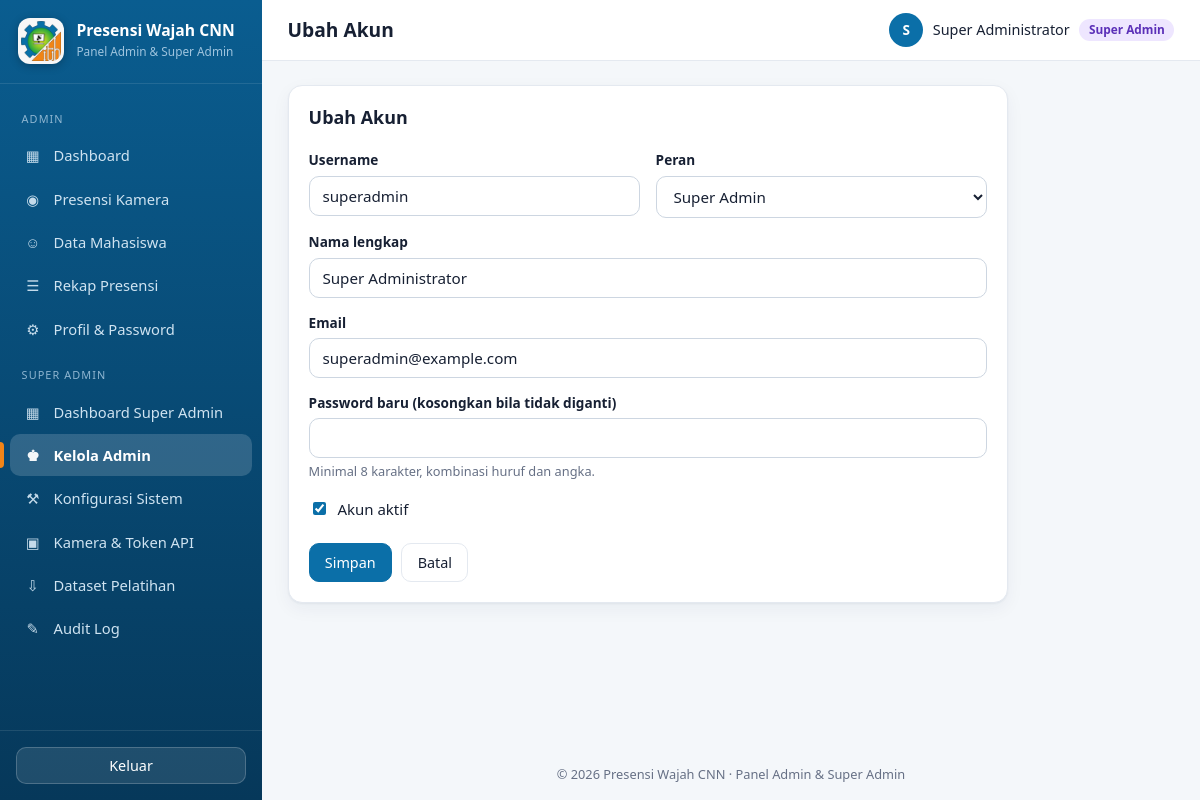
The app's page /superadmin/user_form.php?id=1 (signed in) with its own data.
### tables this page shows
CREATE TABLE IF NOT EXISTS `users` (
  `id` INT UNSIGNED NOT NULL AUTO_INCREMENT,
  `username` VARCHAR(50) NOT NULL,
  `nama_lengkap` VARCHAR(100) NOT NULL,
  `email` VARCHAR(120) DEFAULT NULL,
  `password_hash` VARCHAR(255) NOT NULL,
  `role` ENUM('admin','superadmin') NOT NULL DEFAULT 'admin',
  `status_aktif` TINYINT(1) NOT NULL DEFAULT 1,
  `last_login` DATETIME DEFAULT NULL,
  `created_at` DATETIME NOT NULL DEFAULT CURRENT_TIMESTAMP,
  `updated_at` DATETIME NOT NULL DEFAULT CURRENT_TIMESTAMP ON UPDATE CURRENT_TIMESTAMP,
  PRIMARY KEY (`id`),
  UNIQUE KEY `uk_username` (`username`)
);

### includes/functions.php (called while the page is built, shortened)
<?php
function e($v): string
{
    return htmlspecialchars((string)$v, ENT_QUOTES | ENT_SUBSTITUTE, 'UTF-8');
}
function url(string $path = ''): string
{
    return rtrim(BASE_URL, '/') . '/' . ltrim($path, '/');
}

### includes/auth.php (called while the page is built, shortened)
<?php
function current_user(): ?array
{
    return $_SESSION['user'] ?? null;
}
function role_label(string $role): string
{
    return $role === 'superadmin' ? 'Super Admin' : 'Admin';
}

### includes/db.php (called while the page is built)
<?php
function db(): PDO
{
    static $pdo = null;
    if ($pdo === null) {
        try {
            $pdo = new PDO(
                'mysql:host=' . DB_HOST . ';dbname=' . DB_NAME . ';charset=utf8mb4',
                DB_USER,
                DB_PASS,
                [
                    PDO::ATTR_ERRMODE            => PDO::ERRMODE_EXCEPTION,
                    PDO::ATTR_DEFAULT_FETCH_MODE => PDO::FETCH_ASSOC,
                    PDO::ATTR_EMULATE_PREPARES   => false,
                ]
            );
            $pdo->exec("SET time_zone = '" . APP_TZ_OFFSET . "'");
        } catch (PDOException $e) {
            http_response_code(500);
            if (defined('API_MODE')) {
                header('Content-Type: application/json; charset=utf-8');
                exit(json_encode(['status' => 'server_error']));
            }
            $detail = APP_DEBUG ? '<br><small>' . htmlspecialchars($e->getMessage()) . '</small>' : '';
            exit('<h3>Koneksi database gagal</h3><p>Pastikan MySQL di XAMPP sudah Start dan file '
                . '<code>database.sql</code> sudah diimpor lewat phpMyAdmin.' . $detail . '</p>');
        }
    }
    return $pdo;
}
function q(string $sql, array $params = []): PDOStatement
{
    $st = db()->prepare($sql);
    $st->execute($params);
    return $st;
}

### superadmin/user_form.php (the view, shortened to what this page needs)
<?php
$id = (int)($_GET['id'] ?? $_POST['id'] ?? 0);
$data = ['username' => '', 'nama_lengkap' => '', 'email' => '', 'role' => 'admin', 'status_aktif' => 1];
if ($id > 0) {
    $row = q('SELECT * FROM users WHERE id = ?', [$id])->fetch();
    $data = $row;
}
$pageTitle  = $id > 0 ? 'Ubah Akun' : 'Tambah Akun';
$activeMenu = 's_users';
require __DIR__ . '/../includes/header.php';
?>
<div class="card" style="max-width:720px">
    <h2><?= e($pageTitle) ?></h2>
    <form method="post" autocomplete="off" novalidate>
        <div class="form-row">
            <div><label class="form-label" for="username">Username</label>
                <input class="input" id="username" name="username" value="<?= e($data['username']) ?>" maxlength="50" required></div>
            <div><label class="form-label" for="role">Peran</label>
                <select class="input" id="role" name="role">
                    <option value="superadmin" <?= $data['role'] === 'superadmin' ? 'selected' : '' ?>>Super Admin</option>
                </select></div>
        </div>
        <label class="form-label" for="nama_lengkap">Nama lengkap</label>
        <input class="input" id="nama_lengkap" name="nama_lengkap" value="<?= e($data['nama_lengkap']) ?>" maxlength="100" required>
        <label class="form-label" for="email">Email</label>
        <input class="input" type="email" id="email" name="email" value="<?= e($data['email'] ?? '') ?>" maxlength="120">
        <label class="form-label" for="password"><?= $id > 0 ? 'Password baru (kosongkan bila tidak diganti)' : 'Password' ?></label>
        <input class="input" type="password" id="password" name="password" <?= $id > 0 ? '' : 'required' ?>>
        <div class="form-help">Minimal 8 karakter, kombinasi huruf dan angka.</div>
        <label class="checkbox">
            <input type="checkbox" name="status_aktif" value="1" <?= $data['status_aktif'] ? 'checked' : '' ?>>
            <span>Akun aktif</span>
        </label>
        <div class="form-actions">
            <button class="btn btn-primary" type="submit">Simpan</button>
            <a class="btn" href="<?= e(url('superadmin/users.php')) ?>">Batal</a>
        </div>
    </form>
</div>
<?php require __DIR__ . '/../includes/footer.php'; ?>

### includes/header.php (shortened to what this page needs)
<?php
$user       = current_user();
$pageTitle  = $pageTitle ?? 'Dashboard';
$activeMenu = $activeMenu ?? '';
$menuAdmin = [
    'dashboard' => ['Dashboard',          'admin/dashboard.php',  '▦'],
    'kiosk'     => ['Presensi Kamera',    'admin/kiosk.php',      '◉'],
    'mahasiswa' => ['Data Mahasiswa',     'admin/mahasiswa.php',  '☺'],
    'rekap'     => ['Rekap Presensi',     'admin/rekap.php',      '☰'],
    'profil'    => ['Profil & Password',  'admin/profil.php',     '⚙'],
];
$menuSuper = [
    's_dashboard' => ['Dashboard Super Admin', 'superadmin/dashboard.php',  '▦'],
    's_users'     => ['Kelola Admin',          'superadmin/users.php',      '♚'],
    's_config'    => ['Konfigurasi Sistem',    'superadmin/konfigurasi.php','⚒'],
    's_device'    => ['Kamera & Token API',    'superadmin/perangkat.php',  '▣'],
    's_dataset'   => ['Dataset Pelatihan',     'superadmin/dataset.php',    '⇩'],
    's_audit'     => ['Audit Log',             'superadmin/audit.php',      '✎'],
];
?><!DOCTYPE html>
<html lang="id">
<head>
    <link rel="stylesheet" href="<?= e(url('assets/css/style.css')) ?>">
</head>
<body>
<div class="layout">
    <aside class="sidebar" id="sidebar">
        <div class="brand">
            <img class="brand-logo" src="<?= e(url('assets/img/logo-sm.png')) ?>" alt="Logo ITH">
            <div><strong><?= e(APP_NAME) ?></strong><small>Panel Admin &amp; Super Admin</small></div>
        </div>
        <?php if ($user): ?>
        <nav>
            <div class="nav-title">Admin</div>
            <?php foreach ($menuAdmin as $key => [$label, $href, $icon]): ?>
                <a href="<?= e(url($href)) ?>" class="<?= $activeMenu === $key ? 'active' : '' ?>">
                    <span class="ico"><?= $icon ?></span><?= e($label) ?>
                </a>
            <?php endforeach; ?>
            <?php if (($user['role'] ?? '') === 'superadmin'): ?>
                <div class="nav-title">Super Admin</div>
                <?php foreach ($menuSuper as $key => [$label, $href, $icon]): ?>
                    <a href="<?= e(url($href)) ?>" class="<?= $activeMenu === $key ? 'active' : '' ?>">
                        <span class="ico"><?= $icon ?></span><?= e($label) ?>
                    </a>
                <?php endforeach; ?>
            <?php endif; ?>
        </nav>
        <div class="sidebar-foot">
            <form method="post" action="<?= e(url('logout.php')) ?>" data-confirm="Keluar dari aplikasi?">
                <button type="submit" class="btn btn-block btn-light">Keluar</button>
            </form>
        </div>
        <?php endif; ?>
    </aside>
    <div class="main">
        <header class="topbar">
            <h1><?= e($pageTitle) ?></h1>
            <?php if ($user): ?>
            <div class="who">
                <span class="avatar"><?= e(mb_strtoupper(mb_substr($user['nama'], 0, 1))) ?></span>
                <span class="nama"><?= e($user['nama']) ?></span>
                <span class="badge badge-<?= $user['role'] === 'superadmin' ? 'purple' : 'blue' ?>"><?= e(role_label($user['role'])) ?></span>
            </div>
            <?php endif; ?>
        </header>
        <main class="content">

### assets/css/style.css (style rules this page uses)
:root { --bg: #f4f7fa; --card: #ffffff; --text: #172033; --muted: #667085; --line: #e4e9f0; --primary: #0b6fa8; --primary-dark: #08557f; --primary-soft: #e3f1fa; --accent: #f08418; --accent-soft: #fff1e0; --ok: #22a63f; --ok-soft: #e3f6e8; --danger: #d23a3a; --warn: #c98a07; --side-1: #0a5d90; --side-2: #06385a; --side-text: #cfe3f1; --radius: 14px; --shadow: 0 1px 2px rgba(16,40,70,.05), 0 6px 18px rgba(16,40,70,.05); }
* { box-sizing: border-box; }
html, body { margin: 0; padding: 0; }
body { font-family: "Segoe UI", system-ui, -apple-system, Roboto, Arial, sans-serif; background: var(--bg); color: var(--text); font-size: 15px; line-height: 1.5; }
a { color: var(--primary); text-decoration: none; }
h1, h2, h3 { margin: 0 0 .5rem; line-height: 1.25; }
h2 { font-size: 1.12rem; }
small, .muted { color: var(--muted); }
.layout { display: flex; min-height: 100vh; }
.sidebar { width: 262px; flex-shrink: 0; color: var(--side-text); background: linear-gradient(180deg, var(--side-1) 0%, var(--side-2) 100%); display: flex; flex-direction: column; position: sticky; top: 0; height: 100vh; overflow-y: auto; }
.brand { display: flex; gap: .8rem; align-items: center; padding: 1.15rem 1.1rem; border-bottom: 1px solid rgba(255,255,255,.1); }
.brand-logo { width: 46px; height: 46px; border-radius: 12px; background: #f7f7f7; padding: 3px; flex-shrink: 0; box-shadow: 0 2px 8px rgba(0,0,0,.25); }
.brand strong { color: #fff; display: block; font-size: .98rem; line-height: 1.15; }
.brand small { color: #9fc4de; font-size: .74rem; }
.sidebar nav { padding: .7rem .65rem; flex: 1; }
.nav-title { font-size: .68rem; letter-spacing: .1em; text-transform: uppercase; color: #8fb6d1; padding: 1rem .7rem .35rem; }
.sidebar nav a { display: flex; align-items: center; gap: .7rem; padding: .6rem .8rem; margin: 2px 0; color: var(--side-text); border-radius: 10px; font-size: .92rem; position: relative; }
.sidebar nav a.active { background: rgba(255,255,255,.16); color: #fff; font-weight: 600; }
.sidebar nav a.active::before { content: ""; position: absolute; left: -.65rem; top: 8px; bottom: 8px; width: 4px; background: var(--accent); border-radius: 0 4px 4px 0; }
.ico { width: 1.2rem; text-align: center; opacity: .95; }
.sidebar-foot { padding: 1rem; border-top: 1px solid rgba(255,255,255,.1); }
.main { flex: 1; min-width: 0; display: flex; flex-direction: column; }
.topbar { display: flex; align-items: center; gap: 1rem; background: var(--card); padding: .8rem 1.6rem; border-bottom: 1px solid var(--line); position: sticky; top: 0; z-index: 5; }
.topbar h1 { font-size: 1.2rem; margin: 0; flex: 1; }
.who { display: flex; align-items: center; gap: .6rem; font-size: .9rem; }
.avatar { width: 34px; height: 34px; border-radius: 50%; background: var(--primary); color: #fff; display: inline-flex; align-items: center; justify-content: center; font-weight: 700; font-size: .85rem; }
.content { padding: 1.5rem 1.6rem; flex: 1; }
.card { background: var(--card); border: 1px solid var(--line); border-radius: var(--radius); padding: 1.25rem; margin-bottom: 1.25rem; box-shadow: var(--shadow); }
.btn { display: inline-block; padding: .5rem .95rem; border-radius: 10px; border: 1px solid var(--line); background: #fff; color: var(--text); cursor: pointer; font-size: .9rem; font-family: inherit; transition: background .15s, border-color .15s; }
.btn-primary { background: var(--primary); border-color: var(--primary); color: #fff; }
.btn-light { background: rgba(255,255,255,.1); border-color: rgba(255,255,255,.2); color: #fff; }
.btn-block { display: block; width: 100%; text-align: center; }
.badge { display: inline-block; padding: .15rem .6rem; border-radius: 999px; font-size: .74rem; font-weight: 600; }
.badge-purple { background: #eee6ff; color: #5b30b8; }
.form-label { display: block; font-weight: 600; font-size: .85rem; margin: .9rem 0 .3rem; }
.input, select.input, textarea.input { width: 100%; padding: .58rem .8rem; border: 1px solid #cdd6e1; border-radius: 10px; font-size: .95rem; font-family: inherit; background: #fff; color: var(--text); }
.form-row { display: grid; grid-template-columns: repeat(2, 1fr); gap: 1rem; }
.form-help { color: var(--muted); font-size: .8rem; margin-top: .25rem; }
.checkbox { display: flex; gap: .55rem; align-items: flex-start; margin-top: 1rem; }
.checkbox input { margin-top: .25rem; accent-color: var(--primary); }
.form-actions { margin-top: 1.4rem; display: flex; gap: .6rem; flex-wrap: wrap; }

### records on screen
users: nama_lengkap "S", nama_lengkap "Super Administrator", role "Super Admin", username "superadmin", email "superadmin@example.com", status_aktif "☑"

### other values on screen
APP_NAME "Presensi Wajah CNN"
$icon "▦"
$label "Dashboard"
$icon "◉"
$label "Presensi Kamera"
$icon "☺"
$label "Data Mahasiswa"
$icon "☰"
$label "Rekap Presensi"
$icon "⚙"
$label "Profil & Password"
$label "Dashboard Super Admin"
$icon "♚"
$label "Kelola Admin"
$icon "⚒"
